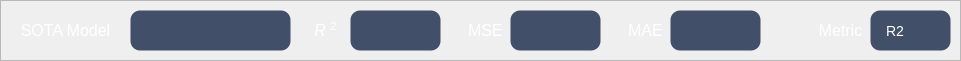
      <widget class="QFrame" name="frame_2">
       <property name="geometry">
        <rect>
         <x>20</x>
         <y>250</y>
         <width>961</width>
         <height>61</height>
        </rect>
       </property>
       <property name="styleSheet">
        <string notr="true">QFrame#frame_2 {
    background-color: #232936;
    border: 0px solid #4268a8;
    border-radius: 18px;
}

</string>
       </property>
       <property name="frameShape">
        <enum>QFrame::Shape::StyledPanel</enum>
       </property>
       <property name="frameShadow">
        <enum>QFrame::Shadow::Raised</enum>
       </property>
       <widget class="QLabel" name="label_3">
        <property name="geometry">
         <rect>
          <x>10</x>
          <y>10</y>
          <width>111</width>
          <height>41</height>
         </rect>
        </property>
        <property name="styleSheet">
         <string notr="true">background:transparent;</string>
        </property>
        <property name="text">
         <string>&lt;html&gt;&lt;head/&gt;&lt;body&gt;&lt;p align=&quot;center&quot;&gt;&lt;span style=&quot; font-size:12pt; color:#ffffff;&quot;&gt;SOTA Model&lt;/span&gt;&lt;/p&gt;&lt;/body&gt;&lt;/html&gt;</string>
        </property>
       </widget>
       <widget class="QLabel" name="label_4">
        <property name="geometry">
         <rect>
          <x>310</x>
          <y>10</y>
          <width>31</width>
          <height>41</height>
         </rect>
        </property>
        <property name="font">
         <font>
          <family>Arial</family>
         </font>
        </property>
        <property name="styleSheet">
         <string notr="true">background:transparent;</string>
        </property>
        <property name="text">
         <string>&lt;html&gt;&lt;head/&gt;&lt;body&gt;&lt;p align=&quot;center&quot;&gt;&lt;span style=&quot; font-size:12pt; font-style:italic; color:#ffffff;&quot;&gt;R &lt;/span&gt;&lt;span style=&quot; font-size:12pt; color:#ffffff; vertical-align:super;&quot;&gt;2&lt;/span&gt;&lt;/p&gt;&lt;/body&gt;&lt;/html&gt;</string>
        </property>
       </widget>
       <widget class="QLabel" name="label_5">
        <property name="geometry">
         <rect>
          <x>460</x>
          <y>10</y>
          <width>51</width>
          <height>41</height>
         </rect>
        </property>
        <property name="font">
         <font>
          <family>Arial</family>
         </font>
        </property>
        <property name="styleSheet">
         <string notr="true">background:transparent;</string>
        </property>
        <property name="text">
         <string>&lt;html&gt;&lt;head/&gt;&lt;body&gt;&lt;p align=&quot;center&quot;&gt;&lt;span style=&quot; font-size:12pt; color:#ffffff;&quot;&gt;MSE&lt;/span&gt;&lt;/p&gt;&lt;/body&gt;&lt;/html&gt;</string>
        </property>
       </widget>
       <widget class="QLabel" name="label_6">
        <property name="geometry">
         <rect>
          <x>620</x>
          <y>10</y>
          <width>51</width>
          <height>41</height>
         </rect>
        </property>
        <property name="font">
         <font>
          <family>Arial</family>
         </font>
        </property>
        <property name="styleSheet">
         <string notr="true">background:transparent;</string>
        </property>
        <property name="text">
         <string>&lt;html&gt;&lt;head/&gt;&lt;body&gt;&lt;p align=&quot;center&quot;&gt;&lt;span style=&quot; font-size:12pt; color:#ffffff;&quot;&gt;MAE&lt;/span&gt;&lt;/p&gt;&lt;/body&gt;&lt;/html&gt;</string>
        </property>
       </widget>
       <widget class="QPlainTextEdit" name="txt_ml_r2">
        <property name="geometry">
         <rect>
          <x>350</x>
          <y>10</y>
          <width>91</width>
          <height>41</height>
         </rect>
        </property>
        <property name="styleSheet">
         <string notr="true">/* ==================== QPlainTextEdit / QTextEdit ==================== */
/* ==================== QPlainTextEdit / QTextEdit ==================== */
QPlainTextEdit,
QTextEdit
{
	font: 12pt &quot;Arial&quot;;
	background-color: rgba(66, 79, 104, 1);
	border: 1px solid transparent;
	border-radius: 10px;
	font-size: 14px;
	color: rgb(255, 255, 255);
	padding: 6px 6px;                     /* 文本四周留出舒适内边距 */
	selection-background-color: #3478e8;
	selection-color: #ffffff;
}


QPlainTextEdit:hover,
QTextEdit:hover
{	
	border: 1px solid #3478e8;}

QPlainTextEdit:focus,
QTextEdit:focus
{
	border: 1px solid #3478e8;
}

QPlainTextEdit:disabled,
QTextEdit:disabled
{
	background-color: #f6f7f9;
	color: #9498a0;
	border: 1px solid transparent;
}


/* ==================== 深色滚动条（与整体风格统一） ==================== */
QPlainTextEdit QScrollBar:vertical,
QTextEdit QScrollBar:vertical
{
	background: transparent;
	width: 10px;
	margin: 4px 2px 4px 0px;
	border: none;
}

QPlainTextEdit QScrollBar::handle:vertical,
QTextEdit QScrollBar::handle:vertical
{
	background: rgb(90, 105, 135);
	min-height: 24px;
	border-radius: 4px;
}

QPlainTextEdit QScrollBar::handle:vertical:hover,
QTextEdit QScrollBar::handle:vertical:hover
{
	background: rgb(120, 138, 172);
}

QPlainTextEdit QScrollBar::handle:vertical:pressed,
QTextEdit QScrollBar::handle:vertical:pressed
{
	background: #3478e8;
}

/* 去掉上下箭头和页步进区域（现代风格通常隐藏） */
QPlainTextEdit QScrollBar::add-line:vertical,
QPlainTextEdit QScrollBar::sub-line:vertical,
QTextEdit QScrollBar::add-line:vertical,
QTextEdit QScrollBar::sub-line:vertical
{
	height: 0px;
	background: transparent;
}

QPlainTextEdit QScrollBar::add-page:vertical,
QPlainTextEdit QScrollBar::sub-page:vertical,
QTextEdit QScrollBar::add-page:vertical,
QTextEdit QScrollBar::sub-page:vertical
{
	background: transparent;
}

/* 水平滚动条 */
QPlainTextEdit QScrollBar:horizontal,
QTextEdit QScrollBar:horizontal
{
	background: transparent;
	height: 10px;
	margin: 0px 4px 2px 4px;
	border: none;
}

QPlainTextEdit QScrollBar::handle:horizontal,
QTextEdit QScrollBar::handle:horizontal
{
	background: rgb(90, 105, 135);
	min-width: 24px;
	border-radius: 4px;
}

QPlainTextEdit QScrollBar::handle:horizontal:hover,
QTextEdit QScrollBar::handle:horizontal:hover
{
	background: rgb(120, 138, 172);
}

QPlainTextEdit QScrollBar::handle:horizontal:pressed,
QTextEdit QScrollBar::handle:horizontal:pressed
{
	background: #3478e8;
}

QPlainTextEdit QScrollBar::add-line:horizontal,
QPlainTextEdit QScrollBar::sub-line:horizontal,
QTextEdit QScrollBar::add-line:horizontal,
QTextEdit QScrollBar::sub-line:horizontal
{
	width: 0px;
	background: transparent;
}

QPlainTextEdit QScrollBar::add-page:horizontal,
QPlainTextEdit QScrollBar::sub-page:horizontal,
QTextEdit QScrollBar::add-page:horizontal,
QTextEdit QScrollBar::sub-page:horizontal
{
	background: transparent;
}</string>
        </property>
        <property name="plainText">
         <string/>
        </property>
       </widget>
       <widget class="QPlainTextEdit" name="txt_ml_optimal_model">
        <property name="geometry">
         <rect>
          <x>130</x>
          <y>10</y>
          <width>161</width>
          <height>41</height>
         </rect>
        </property>
        <property name="styleSheet">
         <string notr="true">/* ==================== QPlainTextEdit / QTextEdit ==================== */
/* ==================== QPlainTextEdit / QTextEdit ==================== */
QPlainTextEdit,
QTextEdit
{
	font: 12pt &quot;Arial&quot;;
	background-color: rgba(66, 79, 104, 1);
	border: 1px solid transparent;
	border-radius: 10px;
	font-size: 14px;
	color: rgb(255, 255, 255);
	padding: 6px 6px;                     /* 文本四周留出舒适内边距 */
	selection-background-color: #3478e8;
	selection-color: #ffffff;
}


QPlainTextEdit:hover,
QTextEdit:hover
{	
	border: 1px solid #3478e8;}

QPlainTextEdit:focus,
QTextEdit:focus
{
	border: 1px solid #3478e8;
}

QPlainTextEdit:disabled,
QTextEdit:disabled
{
	background-color: #f6f7f9;
	color: #9498a0;
	border: 1px solid transparent;
}


/* ==================== 深色滚动条（与整体风格统一） ==================== */
QPlainTextEdit QScrollBar:vertical,
QTextEdit QScrollBar:vertical
{
	background: transparent;
	width: 10px;
	margin: 4px 2px 4px 0px;
	border: none;
}

QPlainTextEdit QScrollBar::handle:vertical,
QTextEdit QScrollBar::handle:vertical
{
	background: rgb(90, 105, 135);
	min-height: 24px;
	border-radius: 4px;
}

QPlainTextEdit QScrollBar::handle:vertical:hover,
QTextEdit QScrollBar::handle:vertical:hover
{
	background: rgb(120, 138, 172);
}

QPlainTextEdit QScrollBar::handle:vertical:pressed,
QTextEdit QScrollBar::handle:vertical:pressed
{
	background: #3478e8;
}

/* 去掉上下箭头和页步进区域（现代风格通常隐藏） */
QPlainTextEdit QScrollBar::add-line:vertical,
QPlainTextEdit QScrollBar::sub-line:vertical,
QTextEdit QScrollBar::add-line:vertical,
QTextEdit QScrollBar::sub-line:vertical
{
	height: 0px;
	background: transparent;
}

QPlainTextEdit QScrollBar::add-page:vertical,
QPlainTextEdit QScrollBar::sub-page:vertical,
QTextEdit QScrollBar::add-page:vertical,
QTextEdit QScrollBar::sub-page:vertical
{
	background: transparent;
}

/* 水平滚动条 */
QPlainTextEdit QScrollBar:horizontal,
QTextEdit QScrollBar:horizontal
{
	background: transparent;
	height: 10px;
	margin: 0px 4px 2px 4px;
	border: none;
}

QPlainTextEdit QScrollBar::handle:horizontal,
QTextEdit QScrollBar::handle:horizontal
{
	background: rgb(90, 105, 135);
	min-width: 24px;
	border-radius: 4px;
}

QPlainTextEdit QScrollBar::handle:horizontal:hover,
QTextEdit QScrollBar::handle:horizontal:hover
{
	background: rgb(120, 138, 172);
}

QPlainTextEdit QScrollBar::handle:horizontal:pressed,
QTextEdit QScrollBar::handle:horizontal:pressed
{
	background: #3478e8;
}

QPlainTextEdit QScrollBar::add-line:horizontal,
QPlainTextEdit QScrollBar::sub-line:horizontal,
QTextEdit QScrollBar::add-line:horizontal,
QTextEdit QScrollBar::sub-line:horizontal
{
	width: 0px;
	background: transparent;
}

QPlainTextEdit QScrollBar::add-page:horizontal,
QPlainTextEdit QScrollBar::sub-page:horizontal,
QTextEdit QScrollBar::add-page:horizontal,
QTextEdit QScrollBar::sub-page:horizontal
{
	background: transparent;
}</string>
        </property>
       </widget>
       <widget class="QComboBox" name="cmb_ml_metric">
        <property name="geometry">
         <rect>
          <x>870</x>
          <y>10</y>
          <width>81</width>
          <height>41</height>
         </rect>
        </property>
        <property name="font">
         <font>
          <family>Arial</family>
          <pointsize>-1</pointsize>
          <italic>false</italic>
          <bold>false</bold>
          <hintingpreference>PreferDefaultHinting</hintingpreference>
         </font>
        </property>
        <property name="styleSheet">
         <string notr="true">/* ==================== QLineEdit ==================== */
QLineEdit
{
	font: 12pt &quot;Arial&quot;;
	background-color: rgba(66, 79, 104, 1);
	border: 1px solid transparent;   /* 与 SpinBox 保持一致，避免尺寸跳动 */
	border-radius: 10px;
	font-size: 14px;
	color: rgb(255, 255, 255);
	padding-left: 0px;             /* 文本左侧留出舒适边距 */
	padding-right: 0px;
	min-height: 20px;
	selection-background-color: #3478e8;
	selection-color: #ffffff;
}

QLineEdit:hover
{
	background-color: rgb(74, 88, 115);   /* 悬浮时略微变亮 */
	border: 1px solid #3478e8;

}

QLineEdit:focus
{
	border: 1px solid #3478e8;
}

QLineEdit:disabled
{
	background-color: #f6f7f9;
	color: #9498a0;
	border: 1px solid transparent;
}

QLineEdit[echoMode=&quot;2&quot;]   /* 密码框也保持一致 */
{
	lineedit-password-character: 9679;
}


/* ==================== QComboBox ==================== */
QComboBox
{
	font: 12pt &quot;Arial&quot;;
	background-color: rgba(66, 79, 104, 1);
	border: 1px solid transparent;
	border-radius: 10px;
	font-size: 14px;
	color: rgb(255, 255, 255);
	padding-left: 15px;
	padding-right: 0px;            /* 右侧给下拉箭头留空间 */
	min-height: 20px;
}

QComboBox:hover
{
	background-color: rgb(74, 88, 115);   /* 悬浮时略微变亮 */
	border: 1px solid #3478e8;}

QComboBox:focus
{
	border: 1px solid #3478e8;
}

QComboBox:disabled
{
	background-color: #f6f7f9;
	color: #9498a0;
	border: 1px solid transparent;
}

/* 下拉箭头区域（右侧按钮） */
QComboBox::drop-down
{
	subcontrol-origin: padding;
	subcontrol-position: center right;
	width: 28px;
	border: none;
	border-top-right-radius: 10px;
	border-bottom-right-radius: 10px;
	background: transparent;
}

QComboBox::drop-down:hover
{
	background-color: rgb(37, 52, 81);
}

QComboBox::drop-down:pressed
{
	background-color: rgb(204, 204, 204);
}

/* 下拉箭头图标 */
QComboBox::down-arrow
{
	image: url(:/icons/down_arrow.svg);
	width: 14px;
	height: 14px;
}

QComboBox::down-arrow:disabled
{
	image: url(:/icons/down_arrow.svg);
	opacity: 0.4;
}

/* 可编辑 ComboBox 的文本区 */
QComboBox QAbstractItemView,
QComboBox QLineEdit
{
	background-color: rgba(66, 79, 104, 1);
	color: rgb(255, 255, 255);
	border-radius: 10px;
	selection-background-color: #3478e8;
	selection-color: #ffffff;
}

/* 下拉列表弹出框 */
QComboBox QAbstractItemView
{
	background-color: rgba(66, 79, 104, 1);
	color: rgb(255, 255, 255);
	border: 1px solid #3478e8;
	border-radius: 8px;
	selection-background-color: #3478e8;
	selection-color: #ffffff;
	outline: none;
	padding: 4px;
}

QComboBox QAbstractItemView::item
{
	min-height: 24px;
	padding-left: 8px;
	border-radius: 6px;
}

QComboBox QAbstractItemView::item:hover
{
	background-color: rgb(37, 52, 81);
}

QComboBox QAbstractItemView::item:selected
{
	background-color: #3478e8;
	color: #ffffff;
}
/* ==================== 深色滚动条（与 QPlainTextEdit 统一） ==================== */
QComboBox QScrollBar:vertical {
    width:10px;
    background: rgba(35, 41, 54, 0.35);
    border-radius:4px;
    margin:2px 0px;
}
QComboBox QScrollBar::handle:vertical {
    background: rgba(150, 165, 190, 0.55);
    border-radius:4px;
    min-height:28px;
    margin:1px;
}
QComboBox QScrollBar::handle:vertical:hover {
    background: rgba(120, 170, 230, 0.85);  
}
QComboBox QScrollBar::handle:vertical:pressed {
    background: rgba(70, 130, 210, 1.0);   
}

QComboBox QScrollBar::sub-line:vertical,
QComboBox QScrollBar::add-line:vertical {
    height:0px;
background: none;
}
QComboBox QScrollBar::sub-page:vertical,
QComboBox QScrollBar::add-page:vertical {
    background:none;
}

QComboBox QScrollBar:horizontal {
    height:10px;
    background: rgba(35, 41, 54, 0.35);
    border-radius:4px;
    margin:0px 2px;
}
QComboBox QScrollBar::handle:horizontal {
    background: rgba(150, 165, 190, 0.55);
    border-radius:4px;
    min-width:28px;
    margin:1px;
}
QComboBox QScrollBar::handle:horizontal:hover {
    background: rgba(120, 170, 230, 0.85);
}
QComboBox QScrollBar::handle:horizontal:pressed {
    background: rgba(70, 130, 210, 1.0);
}

QComboBox QScrollBar::sub-line:horizontal,
QComboBox QScrollBar::add-line:horizontal {
    width:0px;
    background: none;

}
QComboBox QScrollBar::sub-page:horizontal,
QComboBox QScrollBar::add-page:horizontal {
    background:none;
}
</string>
        </property>
        <property name="editable">
         <bool>false</bool>
        </property>
        <property name="currentText">
         <string>R2</string>
        </property>
        <property name="placeholderText">
         <string/>
        </property>
        <item>
         <property name="text">
          <string>R2</string>
         </property>
        </item>
        <item>
         <property name="text">
          <string>MSE</string>
         </property>
        </item>
        <item>
         <property name="text">
          <string>MAE</string>
         </property>
        </item>
       </widget>
       <widget class="QLabel" name="label_7">
        <property name="geometry">
         <rect>
          <x>810</x>
          <y>10</y>
          <width>61</width>
          <height>41</height>
         </rect>
        </property>
        <property name="font">
         <font>
          <family>Arial</family>
         </font>
        </property>
        <property name="styleSheet">
         <string notr="true">background:transparent;</string>
        </property>
        <property name="text">
         <string>&lt;html&gt;&lt;head/&gt;&lt;body&gt;&lt;p align=&quot;center&quot;&gt;&lt;span style=&quot; font-size:12pt; color:#ffffff;&quot;&gt;Metric&lt;/span&gt;&lt;/p&gt;&lt;/body&gt;&lt;/html&gt;</string>
        </property>
       </widget>
       <widget class="QPlainTextEdit" name="txt_ml_mse">
        <property name="geometry">
         <rect>
          <x>510</x>
          <y>10</y>
          <width>91</width>
          <height>41</height>
         </rect>
        </property>
        <property name="styleSheet">
         <string notr="true">/* ==================== QPlainTextEdit / QTextEdit ==================== */
/* ==================== QPlainTextEdit / QTextEdit ==================== */
QPlainTextEdit,
QTextEdit
{
	font: 12pt &quot;Arial&quot;;
	background-color: rgba(66, 79, 104, 1);
	border: 1px solid transparent;
	border-radius: 10px;
	font-size: 14px;
	color: rgb(255, 255, 255);
	padding: 6px 6px;                     /* 文本四周留出舒适内边距 */
	selection-background-color: #3478e8;
	selection-color: #ffffff;
}


QPlainTextEdit:hover,
QTextEdit:hover
{	
	border: 1px solid #3478e8;}

QPlainTextEdit:focus,
QTextEdit:focus
{
	border: 1px solid #3478e8;
}

QPlainTextEdit:disabled,
QTextEdit:disabled
{
	background-color: #f6f7f9;
	color: #9498a0;
	border: 1px solid transparent;
}


/* ==================== 深色滚动条（与整体风格统一） ==================== */
QPlainTextEdit QScrollBar:vertical,
QTextEdit QScrollBar:vertical
{
	background: transparent;
	width: 10px;
	margin: 4px 2px 4px 0px;
	border: none;
}

QPlainTextEdit QScrollBar::handle:vertical,
QTextEdit QScrollBar::handle:vertical
{
	background: rgb(90, 105, 135);
	min-height: 24px;
	border-radius: 4px;
}

QPlainTextEdit QScrollBar::handle:vertical:hover,
QTextEdit QScrollBar::handle:vertical:hover
{
	background: rgb(120, 138, 172);
}

QPlainTextEdit QScrollBar::handle:vertical:pressed,
QTextEdit QScrollBar::handle:vertical:pressed
{
	background: #3478e8;
}

/* 去掉上下箭头和页步进区域（现代风格通常隐藏） */
QPlainTextEdit QScrollBar::add-line:vertical,
QPlainTextEdit QScrollBar::sub-line:vertical,
QTextEdit QScrollBar::add-line:vertical,
QTextEdit QScrollBar::sub-line:vertical
{
	height: 0px;
	background: transparent;
}

QPlainTextEdit QScrollBar::add-page:vertical,
QPlainTextEdit QScrollBar::sub-page:vertical,
QTextEdit QScrollBar::add-page:vertical,
QTextEdit QScrollBar::sub-page:vertical
{
	background: transparent;
}

/* 水平滚动条 */
QPlainTextEdit QScrollBar:horizontal,
QTextEdit QScrollBar:horizontal
{
	background: transparent;
	height: 10px;
	margin: 0px 4px 2px 4px;
	border: none;
}

QPlainTextEdit QScrollBar::handle:horizontal,
QTextEdit QScrollBar::handle:horizontal
{
	background: rgb(90, 105, 135);
	min-width: 24px;
	border-radius: 4px;
}

QPlainTextEdit QScrollBar::handle:horizontal:hover,
QTextEdit QScrollBar::handle:horizontal:hover
{
	background: rgb(120, 138, 172);
}

QPlainTextEdit QScrollBar::handle:horizontal:pressed,
QTextEdit QScrollBar::handle:horizontal:pressed
{
	background: #3478e8;
}

QPlainTextEdit QScrollBar::add-line:horizontal,
QPlainTextEdit QScrollBar::sub-line:horizontal,
QTextEdit QScrollBar::add-line:horizontal,
QTextEdit QScrollBar::sub-line:horizontal
{
	width: 0px;
	background: transparent;
}

QPlainTextEdit QScrollBar::add-page:horizontal,
QPlainTextEdit QScrollBar::sub-page:horizontal,
QTextEdit QScrollBar::add-page:horizontal,
QTextEdit QScrollBar::sub-page:horizontal
{
	background: transparent;
}</string>
        </property>
       </widget>
       <widget class="QPlainTextEdit" name="txt_ml_mae">
        <property name="geometry">
         <rect>
          <x>670</x>
          <y>10</y>
          <width>91</width>
          <height>41</height>
         </rect>
        </property>
        <property name="styleSheet">
         <string notr="true">/* ==================== QPlainTextEdit / QTextEdit ==================== */
/* ==================== QPlainTextEdit / QTextEdit ==================== */
QPlainTextEdit,
QTextEdit
{
	font: 12pt &quot;Arial&quot;;
	background-color: rgba(66, 79, 104, 1);
	border: 1px solid transparent;
	border-radius: 10px;
	font-size: 14px;
	color: rgb(255, 255, 255);
	padding: 6px 6px;                     /* 文本四周留出舒适内边距 */
	selection-background-color: #3478e8;
	selection-color: #ffffff;
}


QPlainTextEdit:hover,
QTextEdit:hover
{	
	border: 1px solid #3478e8;}

QPlainTextEdit:focus,
QTextEdit:focus
{
	border: 1px solid #3478e8;
}

QPlainTextEdit:disabled,
QTextEdit:disabled
{
	background-color: #f6f7f9;
	color: #9498a0;
	border: 1px solid transparent;
}


/* ==================== 深色滚动条（与整体风格统一） ==================== */
QPlainTextEdit QScrollBar:vertical,
QTextEdit QScrollBar:vertical
{
	background: transparent;
	width: 10px;
	margin: 4px 2px 4px 0px;
	border: none;
}

QPlainTextEdit QScrollBar::handle:vertical,
QTextEdit QScrollBar::handle:vertical
{
	background: rgb(90, 105, 135);
	min-height: 24px;
	border-radius: 4px;
}

QPlainTextEdit QScrollBar::handle:vertical:hover,
QTextEdit QScrollBar::handle:vertical:hover
{
	background: rgb(120, 138, 172);
}

QPlainTextEdit QScrollBar::handle:vertical:pressed,
QTextEdit QScrollBar::handle:vertical:pressed
{
	background: #3478e8;
}

/* 去掉上下箭头和页步进区域（现代风格通常隐藏） */
QPlainTextEdit QScrollBar::add-line:vertical,
QPlainTextEdit QScrollBar::sub-line:vertical,
QTextEdit QScrollBar::add-line:vertical,
QTextEdit QScrollBar::sub-line:vertical
{
	height: 0px;
	background: transparent;
}

QPlainTextEdit QScrollBar::add-page:vertical,
QPlainTextEdit QScrollBar::sub-page:vertical,
QTextEdit QScrollBar::add-page:vertical,
QTextEdit QScrollBar::sub-page:vertical
{
	background: transparent;
}

/* 水平滚动条 */
QPlainTextEdit QScrollBar:horizontal,
QTextEdit QScrollBar:horizontal
{
	background: transparent;
	height: 10px;
	margin: 0px 4px 2px 4px;
	border: none;
}

QPlainTextEdit QScrollBar::handle:horizontal,
QTextEdit QScrollBar::handle:horizontal
{
	background: rgb(90, 105, 135);
	min-width: 24px;
	border-radius: 4px;
}

QPlainTextEdit QScrollBar::handle:horizontal:hover,
QTextEdit QScrollBar::handle:horizontal:hover
{
	background: rgb(120, 138, 172);
}

QPlainTextEdit QScrollBar::handle:horizontal:pressed,
QTextEdit QScrollBar::handle:horizontal:pressed
{
	background: #3478e8;
}

QPlainTextEdit QScrollBar::add-line:horizontal,
QPlainTextEdit QScrollBar::sub-line:horizontal,
QTextEdit QScrollBar::add-line:horizontal,
QTextEdit QScrollBar::sub-line:horizontal
{
	width: 0px;
	background: transparent;
}

QPlainTextEdit QScrollBar::add-page:horizontal,
QPlainTextEdit QScrollBar::sub-page:horizontal,
QTextEdit QScrollBar::add-page:horizontal,
QTextEdit QScrollBar::sub-page:horizontal
{
	background: transparent;
}</string>
        </property>
       </widget>
      </widget>
